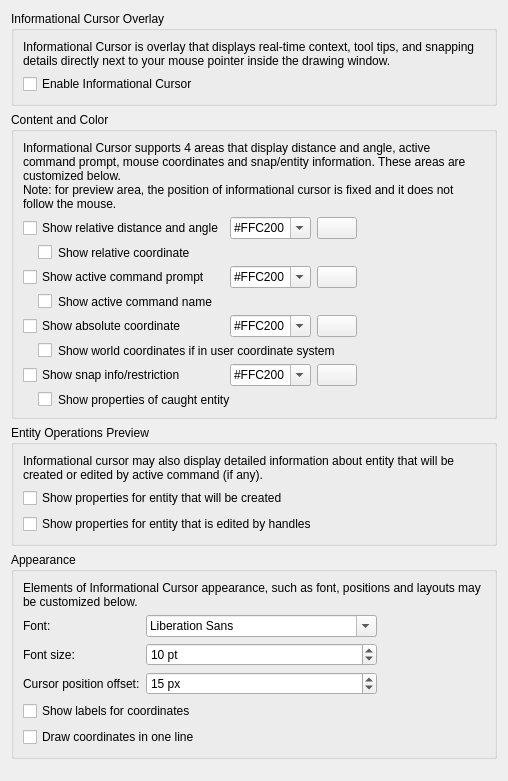
<?xml version="1.0" encoding="UTF-8"?>
<ui version="4.0">
 <class>LC_SettingsPageInfoCursor</class>
 <widget class="QWidget" name="LC_SettingsPageInfoCursor">
  <property name="geometry">
   <rect>
    <x>0</x>
    <y>0</y>
    <width>508</width>
    <height>781</height>
   </rect>
  </property>
  <layout class="QVBoxLayout" name="verticalLayout">
   <item>
    <widget class="QGroupBox" name="groupBox">
     <property name="title">
      <string>Informational Cursor Overlay</string>
     </property>
     <layout class="QGridLayout" name="gridLayout_2">
      <item row="1" column="0">
       <widget class="QCheckBox" name="cbInfoOverlayEnable">
        <property name="toolTip">
         <string>Informational Cursor Visibility

If checked, informational cursor will be enabled and shown where applicable.</string>
        </property>
        <property name="text">
         <string>Enable Informational Cursor</string>
        </property>
       </widget>
      </item>
      <item row="0" column="0">
       <widget class="QLabel" name="label">
        <property name="text">
         <string>Informational Cursor is overlay that displays real-time context, tool tips, and snapping details directly next to your mouse pointer inside the drawing window.</string>
        </property>
        <property name="wordWrap">
         <bool>true</bool>
        </property>
       </widget>
      </item>
     </layout>
    </widget>
   </item>
   <item>
    <widget class="QGroupBox" name="groupBox_17">
     <property name="title">
      <string>Content and Color</string>
     </property>
     <layout class="QGridLayout" name="gridLayout_cnt">
      <item row="6" column="0" colspan="3">
       <widget class="QCheckBox" name="cbShowWorldCoordinates">
        <property name="sizePolicy">
         <sizepolicy hsizetype="Preferred" vsizetype="Preferred">
          <horstretch>0</horstretch>
          <verstretch>0</verstretch>
         </sizepolicy>
        </property>
        <property name="toolTip">
         <string>WCS coordinates in UCS

If set and user coordinate system is active, absolute coodinate in world coordinate system will be also shown.</string>
        </property>
        <property name="styleSheet">
         <string notr="true">margin-left:15px</string>
        </property>
        <property name="text">
         <string>Show world coordinates if in user coordinate system</string>
        </property>
       </widget>
      </item>
      <item row="2" column="0" colspan="3">
       <widget class="QCheckBox" name="cbInfoOverlayRelativeDeltas">
        <property name="sizePolicy">
         <sizepolicy hsizetype="Preferred" vsizetype="Preferred">
          <horstretch>0</horstretch>
          <verstretch>0</verstretch>
         </sizepolicy>
        </property>
        <property name="toolTip">
         <string>Relative Coordinates

If checked, show relative coordinate</string>
        </property>
        <property name="styleSheet">
         <string notr="true">margin-left:15px</string>
        </property>
        <property name="text">
         <string>Show relative coordinate</string>
        </property>
       </widget>
      </item>
      <item row="3" column="2">
       <widget class="LC_ColorButton" name="pbInfoOverlayCommandPromptColor">
        <property name="sizePolicy">
         <sizepolicy hsizetype="Maximum" vsizetype="Fixed">
          <horstretch>0</horstretch>
          <verstretch>0</verstretch>
         </sizepolicy>
        </property>
        <property name="toolTip">
         <string>Command Prompt

Click to select color.</string>
        </property>
       </widget>
      </item>
      <item row="5" column="0">
       <widget class="QCheckBox" name="cbInfoOverlayAbsolutePosition">
        <property name="sizePolicy">
         <sizepolicy hsizetype="Preferred" vsizetype="Preferred">
          <horstretch>0</horstretch>
          <verstretch>0</verstretch>
         </sizepolicy>
        </property>
        <property name="toolTip">
         <string>Absolute Coordinates

If checked, absolute position of snap point will be shown.</string>
        </property>
        <property name="text">
         <string>Show absolute coordinate</string>
        </property>
       </widget>
      </item>
      <item row="1" column="1">
       <widget class="QComboBox" name="cbInfoOverlayRelativeColor">
        <property name="sizePolicy">
         <sizepolicy hsizetype="Preferred" vsizetype="Fixed">
          <horstretch>0</horstretch>
          <verstretch>0</verstretch>
         </sizepolicy>
        </property>
        <property name="toolTip">
         <string>Distance and Angle Color

Color for relative distance and angle</string>
        </property>
        <property name="editable">
         <bool>true</bool>
        </property>
        <property name="sizeAdjustPolicy">
         <enum>QComboBox::SizeAdjustPolicy::AdjustToContents</enum>
        </property>
        <item>
         <property name="text">
          <string notr="true">#FFC200</string>
         </property>
        </item>
        <item>
         <property name="text">
          <string>#1E90FF</string>
         </property>
        </item>
       </widget>
      </item>
      <item row="7" column="0">
       <widget class="QCheckBox" name="cbInfoOverlaySnap">
        <property name="sizePolicy">
         <sizepolicy hsizetype="Preferred" vsizetype="Preferred">
          <horstretch>0</horstretch>
          <verstretch>0</verstretch>
         </sizepolicy>
        </property>
        <property name="toolTip">
         <string>Snap Info

If checked, information about the type of snap and restrictions will be shown for snap point (if any)</string>
        </property>
        <property name="text">
         <string>Show snap info/restriction</string>
        </property>
       </widget>
      </item>
      <item row="5" column="1">
       <widget class="QComboBox" name="cbInfoOverlayAbsolutePositionColor">
        <property name="sizePolicy">
         <sizepolicy hsizetype="Preferred" vsizetype="Fixed">
          <horstretch>0</horstretch>
          <verstretch>0</verstretch>
         </sizepolicy>
        </property>
        <property name="toolTip">
         <string>Absolute Coordinates Color

Color for absolute snap coordinates.</string>
        </property>
        <property name="editable">
         <bool>true</bool>
        </property>
        <property name="sizeAdjustPolicy">
         <enum>QComboBox::SizeAdjustPolicy::AdjustToContents</enum>
        </property>
        <item>
         <property name="text">
          <string notr="true">#FFC200</string>
         </property>
        </item>
        <item>
         <property name="text">
          <string>#1E90FF</string>
         </property>
        </item>
       </widget>
      </item>
      <item row="7" column="1">
       <widget class="QComboBox" name="cbInfoOverlaySnapColor">
        <property name="sizePolicy">
         <sizepolicy hsizetype="Preferred" vsizetype="Fixed">
          <horstretch>0</horstretch>
          <verstretch>0</verstretch>
         </sizepolicy>
        </property>
        <property name="toolTip">
         <string>SnapEntity Info Color

Color for snap type/restriction</string>
        </property>
        <property name="editable">
         <bool>true</bool>
        </property>
        <property name="sizeAdjustPolicy">
         <enum>QComboBox::SizeAdjustPolicy::AdjustToContents</enum>
        </property>
        <item>
         <property name="text">
          <string notr="true">#FFC200</string>
         </property>
        </item>
        <item>
         <property name="text">
          <string>#1E90FF</string>
         </property>
        </item>
       </widget>
      </item>
      <item row="3" column="1">
       <widget class="QComboBox" name="cbInfoOverlayCommandPromptColor">
        <property name="sizePolicy">
         <sizepolicy hsizetype="Preferred" vsizetype="Fixed">
          <horstretch>0</horstretch>
          <verstretch>0</verstretch>
         </sizepolicy>
        </property>
        <property name="toolTip">
         <string>Command Prompt Color

Color for the command prompt</string>
        </property>
        <property name="editable">
         <bool>true</bool>
        </property>
        <property name="sizeAdjustPolicy">
         <enum>QComboBox::SizeAdjustPolicy::AdjustToContents</enum>
        </property>
        <item>
         <property name="text">
          <string notr="true">#FFC200</string>
         </property>
        </item>
        <item>
         <property name="text">
          <string>#1E90FF</string>
         </property>
        </item>
       </widget>
      </item>
      <item row="7" column="2">
       <widget class="LC_ColorButton" name="pbInfoOverlaySnapColor">
        <property name="sizePolicy">
         <sizepolicy hsizetype="Maximum" vsizetype="Fixed">
          <horstretch>0</horstretch>
          <verstretch>0</verstretch>
         </sizepolicy>
        </property>
        <property name="toolTip">
         <string>Snap/Entity Info

Click to select color.</string>
        </property>
       </widget>
      </item>
      <item row="3" column="0">
       <widget class="QCheckBox" name="cbInfoOverlayCommandPrompt">
        <property name="sizePolicy">
         <sizepolicy hsizetype="Preferred" vsizetype="Preferred">
          <horstretch>0</horstretch>
          <verstretch>0</verstretch>
         </sizepolicy>
        </property>
        <property name="toolTip">
         <string>Command Prompt

If checked, the prompt of the active command will be shown.</string>
        </property>
        <property name="text">
         <string>Show active command prompt</string>
        </property>
       </widget>
      </item>
      <item row="1" column="0">
       <widget class="QCheckBox" name="cbInfoOverlayRelative">
        <property name="sizePolicy">
         <sizepolicy hsizetype="Preferred" vsizetype="Preferred">
          <horstretch>0</horstretch>
          <verstretch>0</verstretch>
         </sizepolicy>
        </property>
        <property name="toolTip">
         <string>Distance and Angle

If checked, relative distance and angle from relative zero point to snap point will be shown.</string>
        </property>
        <property name="text">
         <string>Show relative distance and angle</string>
        </property>
       </widget>
      </item>
      <item row="8" column="0" colspan="3">
       <widget class="QCheckBox" name="cbInfoOverlaySnapEntityInfo">
        <property name="sizePolicy">
         <sizepolicy hsizetype="Preferred" vsizetype="Preferred">
          <horstretch>0</horstretch>
          <verstretch>0</verstretch>
         </sizepolicy>
        </property>
        <property name="toolTip">
         <string>Entity Properties

If checked, short overview properties of the entity's that is catched for selection will be shown. </string>
        </property>
        <property name="styleSheet">
         <string notr="true">margin-left:15px</string>
        </property>
        <property name="text">
         <string>Show properties of caught entity</string>
        </property>
       </widget>
      </item>
      <item row="5" column="2">
       <widget class="LC_ColorButton" name="pbcbInfoOverlayAbsolutePositionColor">
        <property name="sizePolicy">
         <sizepolicy hsizetype="Maximum" vsizetype="Fixed">
          <horstretch>0</horstretch>
          <verstretch>0</verstretch>
         </sizepolicy>
        </property>
        <property name="toolTip">
         <string>Absolute Coordinates

Click to select color.</string>
        </property>
       </widget>
      </item>
      <item row="1" column="3">
       <spacer name="horizontalSpacer">
        <property name="orientation">
         <enum>Qt::Orientation::Horizontal</enum>
        </property>
        <property name="sizeHint" stdset="0">
         <size>
          <width>0</width>
          <height>20</height>
         </size>
        </property>
       </spacer>
      </item>
      <item row="1" column="2">
       <widget class="LC_ColorButton" name="pbInfoOverlayRelativeColor">
        <property name="sizePolicy">
         <sizepolicy hsizetype="Maximum" vsizetype="Fixed">
          <horstretch>0</horstretch>
          <verstretch>0</verstretch>
         </sizepolicy>
        </property>
        <property name="toolTip">
         <string>Distance and Angle

Click to select color.</string>
        </property>
       </widget>
      </item>
      <item row="4" column="0" colspan="3">
       <widget class="QCheckBox" name="cbInfoOverlayCommandName">
        <property name="sizePolicy">
         <sizepolicy hsizetype="Preferred" vsizetype="Preferred">
          <horstretch>0</horstretch>
          <verstretch>0</verstretch>
         </sizepolicy>
        </property>
        <property name="toolTip">
         <string>Command Name in Command Prompt

If checked, name of active command will be shown before command prompt</string>
        </property>
        <property name="styleSheet">
         <string notr="true">margin-left:15px</string>
        </property>
        <property name="text">
         <string>Show active command name</string>
        </property>
       </widget>
      </item>
      <item row="0" column="0" colspan="4">
       <widget class="QLabel" name="label_2">
        <property name="text">
         <string>Informational Cursor supports 4 areas that display distance and angle, active command prompt, mouse coordinates and snap/entity information. These areas are customized below.
Note: for preview area, the position of informational cursor is fixed and it does not follow the mouse.</string>
        </property>
        <property name="wordWrap">
         <bool>true</bool>
        </property>
       </widget>
      </item>
     </layout>
    </widget>
   </item>
   <item>
    <widget class="QGroupBox" name="groupBox_18">
     <property name="title">
      <string>Entity Operations Preview</string>
     </property>
     <layout class="QGridLayout" name="gridLayout">
      <item row="1" column="0">
       <widget class="QCheckBox" name="cbInfoOverlayPreviewCreatingEntity">
        <property name="sizePolicy">
         <sizepolicy hsizetype="Preferred" vsizetype="Preferred">
          <horstretch>0</horstretch>
          <verstretch>0</verstretch>
         </sizepolicy>
        </property>
        <property name="toolTip">
         <string>Entity To Create

If selected, properties of entity that will be created by the current action (if any) will be shown.</string>
        </property>
        <property name="text">
         <string>Show properties for entity that will be created</string>
        </property>
       </widget>
      </item>
      <item row="2" column="0">
       <widget class="QCheckBox" name="cbInfoOverlayPreviewEditingEntity">
        <property name="sizePolicy">
         <sizepolicy hsizetype="Preferred" vsizetype="Preferred">
          <horstretch>0</horstretch>
          <verstretch>0</verstretch>
         </sizepolicy>
        </property>
        <property name="toolTip">
         <string>Entity Editing

If selected, properties of the entity that is edited by current action (if any) will be shown. </string>
        </property>
        <property name="text">
         <string>Show properties for entity that is edited by handles</string>
        </property>
       </widget>
      </item>
      <item row="1" column="1">
       <spacer name="horizontalSpacer_2">
        <property name="orientation">
         <enum>Qt::Orientation::Horizontal</enum>
        </property>
        <property name="sizeHint" stdset="0">
         <size>
          <width>0</width>
          <height>20</height>
         </size>
        </property>
       </spacer>
      </item>
      <item row="0" column="0" colspan="2">
       <widget class="QLabel" name="label_3">
        <property name="text">
         <string>Informational cursor may also display detailed information about entity that will be created or edited by active command (if any).</string>
        </property>
        <property name="wordWrap">
         <bool>true</bool>
        </property>
       </widget>
      </item>
     </layout>
    </widget>
   </item>
   <item>
    <widget class="QGroupBox" name="groupBox_16">
     <property name="title">
      <string>Appearance</string>
     </property>
     <layout class="QGridLayout" name="gridLayout_app">
      <item row="1" column="1">
       <widget class="QFontComboBox" name="fcbInfoOverlayFont">
        <property name="sizePolicy">
         <sizepolicy hsizetype="Preferred" vsizetype="Fixed">
          <horstretch>0</horstretch>
          <verstretch>0</verstretch>
         </sizepolicy>
        </property>
        <property name="toolTip">
         <string>Informational Cursor Font

Font that should be used for drawing elements of informational cursor.</string>
        </property>
       </widget>
      </item>
      <item row="2" column="1">
       <widget class="QSpinBox" name="sbInfoOverlayFontSize">
        <property name="sizePolicy">
         <sizepolicy hsizetype="Preferred" vsizetype="Fixed">
          <horstretch>0</horstretch>
          <verstretch>0</verstretch>
         </sizepolicy>
        </property>
        <property name="toolTip">
         <string>Informational Cursor Font Size

Font size, in points</string>
        </property>
        <property name="suffix">
         <string> pt</string>
        </property>
        <property name="minimum">
         <number>5</number>
        </property>
        <property name="maximum">
         <number>30</number>
        </property>
        <property name="value">
         <number>10</number>
        </property>
       </widget>
      </item>
      <item row="3" column="0">
       <widget class="QLabel" name="label_20">
        <property name="sizePolicy">
         <sizepolicy hsizetype="Preferred" vsizetype="Preferred">
          <horstretch>0</horstretch>
          <verstretch>0</verstretch>
         </sizepolicy>
        </property>
        <property name="text">
         <string>Cursor position offset:</string>
        </property>
        <property name="buddy">
         <cstring>sbInfoOverlayOffset</cstring>
        </property>
       </widget>
      </item>
      <item row="3" column="1">
       <widget class="QSpinBox" name="sbInfoOverlayOffset">
        <property name="sizePolicy">
         <sizepolicy hsizetype="Preferred" vsizetype="Fixed">
          <horstretch>0</horstretch>
          <verstretch>0</verstretch>
         </sizepolicy>
        </property>
        <property name="toolTip">
         <string>Labels Offset

Offset of labels from the cursor point.</string>
        </property>
        <property name="suffix">
         <string> px</string>
        </property>
        <property name="minimum">
         <number>2</number>
        </property>
        <property name="maximum">
         <number>30</number>
        </property>
        <property name="value">
         <number>15</number>
        </property>
       </widget>
      </item>
      <item row="1" column="0">
       <widget class="QLabel" name="label_21">
        <property name="sizePolicy">
         <sizepolicy hsizetype="Preferred" vsizetype="Preferred">
          <horstretch>0</horstretch>
          <verstretch>0</verstretch>
         </sizepolicy>
        </property>
        <property name="text">
         <string>Font:</string>
        </property>
        <property name="buddy">
         <cstring>fcbInfoOverlayFont</cstring>
        </property>
       </widget>
      </item>
      <item row="1" column="2">
       <spacer name="horizontalSpacer_3">
        <property name="orientation">
         <enum>Qt::Orientation::Horizontal</enum>
        </property>
        <property name="sizeHint" stdset="0">
         <size>
          <width>0</width>
          <height>20</height>
         </size>
        </property>
       </spacer>
      </item>
      <item row="5" column="0" colspan="2">
       <widget class="QCheckBox" name="cbInfoOverlayInOneLine">
        <property name="sizePolicy">
         <sizepolicy hsizetype="Preferred" vsizetype="Preferred">
          <horstretch>0</horstretch>
          <verstretch>0</verstretch>
         </sizepolicy>
        </property>
        <property name="toolTip">
         <string>Single Line Coordinates

If checked, components of coordinate will be drawn in one line. Otherwise, each component will be on own line. </string>
        </property>
        <property name="text">
         <string>Draw coordinates in one line</string>
        </property>
       </widget>
      </item>
      <item row="4" column="0" colspan="2">
       <widget class="QCheckBox" name="cbInfoOverlayShowLabels">
        <property name="sizePolicy">
         <sizepolicy hsizetype="Preferred" vsizetype="Preferred">
          <horstretch>0</horstretch>
          <verstretch>0</verstretch>
         </sizepolicy>
        </property>
        <property name="toolTip">
         <string>Coordinate Labels

If checked, labels for coordinate components will be shown. Otherwise, standard form of coordinates will be displayed.</string>
        </property>
        <property name="text">
         <string>Show labels for coordinates</string>
        </property>
       </widget>
      </item>
      <item row="2" column="0">
       <widget class="QLabel" name="label_19">
        <property name="sizePolicy">
         <sizepolicy hsizetype="Preferred" vsizetype="Preferred">
          <horstretch>0</horstretch>
          <verstretch>0</verstretch>
         </sizepolicy>
        </property>
        <property name="text">
         <string>Font size:</string>
        </property>
        <property name="buddy">
         <cstring>sbInfoOverlayFontSize</cstring>
        </property>
       </widget>
      </item>
      <item row="0" column="0" colspan="3">
       <widget class="QLabel" name="label_4">
        <property name="text">
         <string>Elements of Informational Cursor appearance, such as font, positions and layouts may be customized below.</string>
        </property>
        <property name="wordWrap">
         <bool>true</bool>
        </property>
       </widget>
      </item>
     </layout>
    </widget>
   </item>
   <item>
    <spacer name="verticalSpacer">
     <property name="orientation">
      <enum>Qt::Orientation::Vertical</enum>
     </property>
     <property name="sizeHint" stdset="0">
      <size>
       <width>0</width>
       <height>0</height>
      </size>
     </property>
    </spacer>
   </item>
  </layout>
 </widget>
 <customwidgets>
  <customwidget>
   <class>LC_ColorButton</class>
   <extends>QPushButton</extends>
   <header>lc_color_button.h</header>
  </customwidget>
 </customwidgets>
 <resources/>
 <connections/>
</ui>
